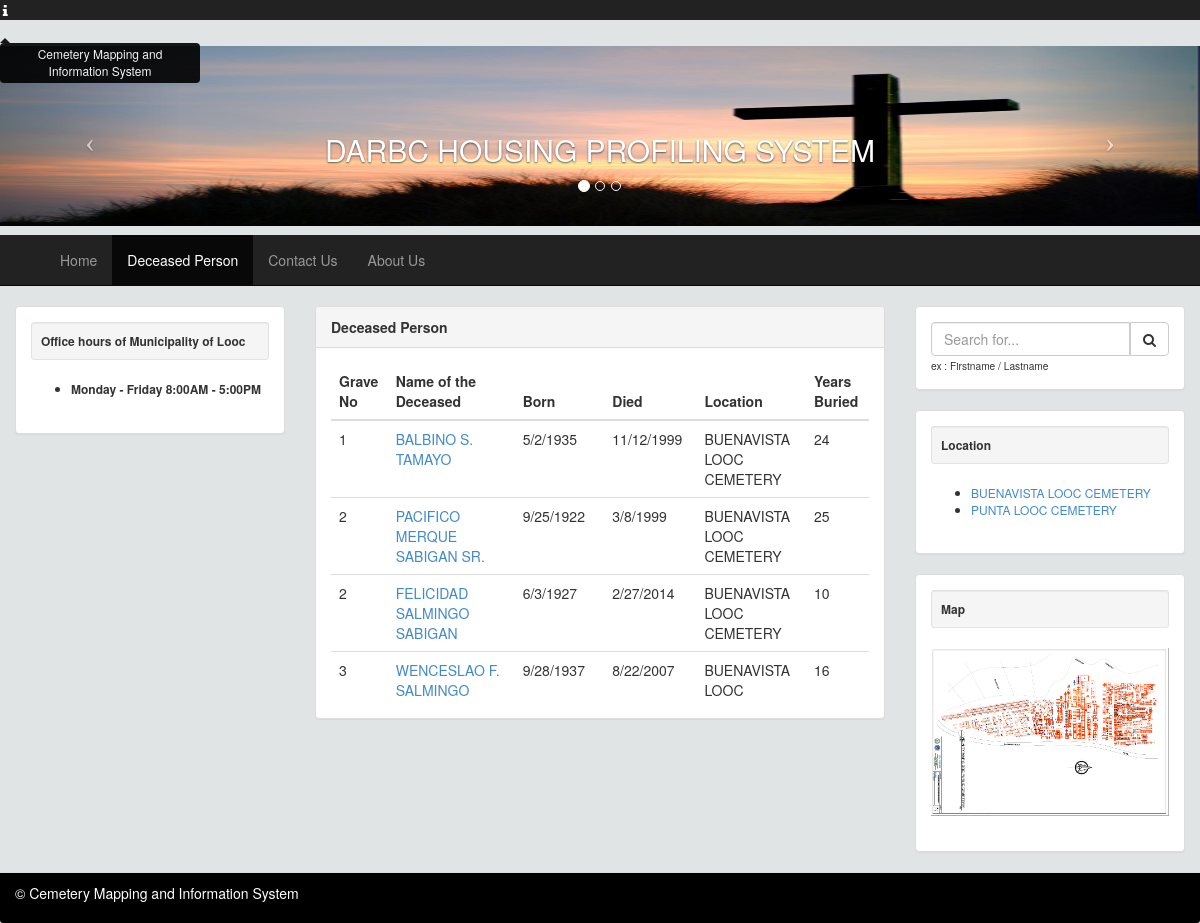
The app's page /index.php?q=person&location=BUENAVISTA LOOC CEMETERY with its own data.
### tables this page shows
CREATE TABLE IF NOT EXISTS `tblpeople` (
  `PEOPLEID` int(11) NOT NULL AUTO_INCREMENT,
  `GRAVENO` int(11) NOT NULL,
  `FNAME` varchar(90) NOT NULL,
  `BORNDATE` varchar(30) NOT NULL,
  `DIEDDATE` varchar(30) NOT NULL,
  `CATEGORIES` varchar(30) NOT NULL,
  `LOCATION` varchar(90) NOT NULL,
  PRIMARY KEY (`PEOPLEID`)
);

### index.php (called while the page is built, shortened)
<?php
require_once ("include/initialize.php");
$view = (isset($_GET['q']) && $_GET['q'] != '') ? $_GET['q'] : '';
switch ($view) {
	case 'person' :
        $title="Deceased Person";
		break;
}
require_once("theme/templates.php");
?>

### include/database.php (called while the page is built, shortened)
<?php
class Database {
    var $sql_string = '';
    private $conn;
    public function open_connection() {
        $this->conn = mysqli_connect(server, user, pass);
        if (!$this->conn) {
            echo "Problem in database connection! Contact administrator!";
            exit();
        } else {
            $db_select = mysqli_select_db($this->conn, database_name);
        }
    }
    function setQuery($sql = '') {
        $this->sql_string = $sql;
    }
    function executeQuery() {
        $result = mysqli_query($this->conn, $this->sql_string);
        return $result;
    }
    private function confirm_query($result) {
        return $result;
    }
    function loadResultList($key = '') {
        $cur = $this->executeQuery();
        $array = array();
        while ($row = mysqli_fetch_object($cur)) {
            if ($key) {
                $array[$row->$key] = $row;
            } else {
                $array[] = $row;
            }
        }
        return $array;
    }
    public function num_rows($result_set) {
        return mysqli_num_rows($result_set);
    }
}
$mydb = new Database();
?>

### person.php (the view, shortened to what this page needs)
<?php
$search = isset( $_POST['search']) ? $_POST['search'] : "";
$location = isset($_GET['location']) ? $_GET['location'] : '';
?>
<div class="scrollxy">
<table id="" class="table">
	<thead>
		<tr>
			<th>Grave No</th>
			<th>Name of the Deceased</th>
			<th>Born</th>
			<th>Died</th>
			<th>Location</th>
			<th>Years Buried</th>
		</tr>
	</thead>
	<tbody>
		<?php
		if (isset($_GET['location'])) {
			if (isset($_GET['name'])) {
				$sql = "SELECT * FROM tblpeople WHERE LOCATION='".$location."' AND GRAVENO = '".$_GET['graveno']."' AND FNAME ='".$_GET['name']."'";
				$mydb->setQuery($sql);
				$cur = $mydb->executeQuery();
				$numrows = $mydb->num_rows($cur);
			}else{
				$sql = "SELECT * FROM tblpeople WHERE LOCATION='".$location."'";
				$mydb->setQuery($sql);
				$cur = $mydb->executeQuery();
				$numrows = $mydb->num_rows($cur);
			}
		}elseif (isset( $_POST['search'])){
			$sql = "SELECT * FROM tblpeople WHERE FNAME LIKE '%".$search."%'";
			$mydb->setQuery($sql);
			$cur = $mydb->executeQuery();
			$numrows = $mydb->num_rows($cur);
		}else{
			$sql = "SELECT * FROM tblpeople";
			$mydb->setQuery($sql);
			$cur = $mydb->executeQuery();
			$numrows = $mydb->num_rows($cur);
		}
	if ($numrows > 0) {
	  		$cur = $mydb->loadResultList();
			foreach ($cur as $res) {
  @$formatdate = date_format(date_create($res->DIEDDATE),'m/d/Y');
  $birthDate = $formatdate;
  $birthDate = explode("/", $birthDate);
  @$age = (date("md", date("U", mktime(0, 0, 0, $birthDate[0], $birthDate[1], $birthDate[2]))) > date("md")
    ? ((date("Y") - $birthDate[2]) - 1)
    : (date("Y") - $birthDate[2]));
				echo '<tr>';
				echo '<td>'.$res->GRAVENO.'</td>';
				echo '<td><a href="index.php?q=person&graveno='.$res->GRAVENO.'&name='.$res->FNAME.'&location='.$res->LOCATION.'&section='.$res->CATEGORIES.'">'. $res->FNAME.'</a></td>';
				echo '<td>'.$res->BORNDATE.'</td>';
				echo '<td>'.$res->DIEDDATE.'</td>';
				echo '<td>'.$res->LOCATION.'</td>';
				echo '<td>'.$age.'</td>';
				echo '</tr>';
			}
		}else{
				echo '<tr>';
				echo '<td colspan="5" style="text-align:center">No Record Found!</td>';
				echo '</tr>';
		}
		?>
	</tbody>
</table>
</div>

### theme/templates.php (shortened to what this page needs)
<!DOCTYPE html>
<html lang="en">
<head>
 <link href="<?php echo web_root; ?>css/bootstrap.min.css" rel="stylesheet">
    <link href="<?php echo web_root; ?>font/css/font-awesome.min.css" rel="stylesheet" type="text/css">
  <link href="<?php echo web_root; ?>font/font-awesome.min.css" rel="stylesheet" type="text/css">
    <link href="<?php echo web_root; ?>css/dataTables.bootstrap.css" rel="stylesheet">
<link href="<?php echo web_root; ?>css/bootstrap-datetimepicker.min.css" rel="stylesheet" media="screen">
<link href="<?php echo web_root; ?>css/ekko-lightbox.css" rel="stylesheet">
 <link href="<?php echo web_root; ?>css/modern.css" rel="stylesheet">
 <link href="<?php echo web_root; ?>css/costum.css" rel="stylesheet">
</head>
<body style="background-color:#e0e4e5" onload="totalprice()" >
<div class="navbar-fixed-top navbar-inverse  "    role="navigation">
  <div class="container">
      <div  class="collapse navbar-collapse  smMenu ">
        <ul class="navbar-nav p navbar-left tooltip-demo" style="margin-left:-8%;">
            <li class="dropdown dropdown-toggle ">
              <a  data-toggle="tooltip" data-placement="bottom" title="Cemetery Mapping and Information System"   href="#">
               <i class="fa fa-info fa-fw"> </i>
              </a>
            </li>
          </ul>
      </div>
  </div>
</div>
 <div class=" " style=" margin-top:-2%">
    <div class="col-md-12" style="margin-bottom: 9px; ">
     <div class="row ">
        <?php require_once 'banner.php'; ?>
     </div>
    </div>
   </div>
 <div class="navbar navbar-static-top navbar-inverse  "    role="navigation">
      <div class="container ">
        <div class="collapse navbar-collapse bigMenu" style="float:left" >
          <ul class="nav navbar-nav" >
            <li class="dropdown dropdown-toggle <?php echo ($_GET['q']=='') ? "active" : false;?> ">
              <a href="<?php echo web_root.'index.php'; ?>"> Home</a>
            </li>
            <li class="dropdown dropdown-toggle <?php echo ($_GET['q']=='person') ? "active" : false;?> ">
              <a href="<?php echo web_root.'index.php?q=person'; ?>"> Deceased Person</a>
            </li>
            <li class="dropdown-toggle <?php echo ($_GET['q']=='contact') ? "active" : false;?>">
              <a href="<?php echo web_root.'index.php?q=contact';  ?>"> Contact Us</a>
            </li>
             <li class="dropdown-toggle <?php echo ($_GET['q']=='about') ? "active" : false;?>">
              <a href="<?php echo web_root.'index.php?q=about';  ?>"> About Us</a>
            </li>
          </ul>
        </div>
    </div>
  </div>
<div class="container">
        <div class="row">
          <div id="page-wrapper">
               <?php
          if($title=='Profile' or $title=='Track Order' ){
                echo ' <div class="row">';
                require_once $content;
                echo ' </div><br/>';
              }else{
   ?>
   <?php if (!isset($_GET['graveno'])): ?>
            <div class="row">
              <div class="col-lg-3">
                  <?php
                    require_once "leftbar.php";
                  ?>
              </div>
              <div class="col-lg-6">
                <div class="panel panel-default">
                  <div class="panel-heading">
                  <b><?php
                       echo  $title . (isset($cur->TYPES) ?  '  |  ' .$cur->TYPES : '' )?></b>
                  </div>
                  <div class="panel-body">
                    <?php require_once $content; ?>
                  </div>
              </div>
            </div>
           <div class="col-lg-3">
                  <?php
                    require_once "sidebar.php";
                  ?>
             </div>
        </div>
         <?php endif ?>
        <?php }
?>
       </div>
      </div>
  </div>
 <footer class="panel-footer" style="background-color:#000;color:white" >
            <p align="left" >&copy; Cemetery Mapping and Information System</p>
         </footer>
</body>
</html>

### banner.php (shortened to what this page needs)
     <header id="myCarousel" class="carousel slide">
        <ol class="carousel-indicators">
            <li data-target="#myCarousel" data-slide-to="0" class="active"></li>
            <li data-target="#myCarousel" data-slide-to="1"></li>
            <li data-target="#myCarousel" data-slide-to="2"></li>
        </ol>
        <div class="carousel-inner">
            <div class="item active">
                    <img  src="<?php echo web_root ;?>img/thecross.jpg"   />
                <div class="carousel-caption">
                    <h2>DARBC HOUSING PROFILING SYSTEM</h2>
                </div>
            </div>
        </div>
        <a class="left carousel-control" href="#myCarousel" data-slide="prev">
            <span class="icon-prev"></span>
        </a>
        <a class="right carousel-control" href="#myCarousel" data-slide="next">
            <span class="icon-next"></span>
        </a>
</header>

### leftbar.php
 <div class="row" style="font-size: 12px">
  <div class="col-md-12">
        <div class="panel panel-default" >
    <div class="panel-body">
    <div class="list-group">
     <div class="well well-sm "><b>   Office hours of Municipality of Looc </b> </div>
        <ul >
            <li>
              <b>Monday - Friday 8:00AM - 5:00PM </b>
            </li>
         </ul>
      </div>
   </div>
</div>
  </div>
 </div>

### sidebar.php (shortened to what this page needs)
<div class="row" style="font-size: 12px">
  <div class="col-md-12">
    <div class="panel panel-default">
    <div class="panel-body">
     <form action="index.php?q=person" method="post">
       <div class="input-group custom-search-form">
            <input type="search" class="form-control" name="search" placeholder="Search for...">
            <span class="input-group-btn">
                <button class="btn btn-default" id="btnsearch" name="btnsearch" type="submit">
                    <i class="fa fa-search"></i>
                </button>
            </span>
        </div>
      </form>
      <small>ex : Firstname / Lastname  </small>
    </div>
</div>
     <div class="panel panel-default">
        <div class="panel-body">
        <div class="list-group">
         <div class="well well-sm "><b> Location </b> </div>
            <ul >
                <li><a href="index.php?q=person&location=BUENAVISTA LOOC CEMETERY">BUENAVISTA LOOC CEMETERY</a></li>
                <li><a href="index.php?q=person&location=PUNTA LOOC CEMETERY">PUNTA LOOC CEMETERY</a></li>
             </ul>
          </div>
       </div>
    </div>
   <div class="panel panel-default stretch">
    <div class="panel-body">
    <div class="list-group">
     <div class="well well-sm "><b> Map </b> </div>
              <img src="img/map.png">
      </div>
   </div>
</div>
  </div>
</div>

### css/modern.css (style rules this page uses)
header.carousel { height: 50%; }
header.carousel .item > img, header.carousel .item.active , header.carousel .carousel-inner { height: 180px; }

### css/costum.css (style rules this page uses)
body { padding-top: 70px; }
footer { padding-left: 15px; padding-right: 15px; }

### theme/templates.php (style rules this page uses)
.p { color: white; margin-bottom: 0; margin-top: 0; list-style: none; }

### banner.php (style rules this page uses)
.item { width: 100%; }
.item img { width: 100%; height: 100%; }

### person.php (style rules this page uses)
.scrollxy { width: auto; height:340px; overflow: auto; }

### sidebar.php (style rules this page uses)
.stretch { width: auto; height: auto; }
.stretch img { width: 100%; height: 100%; }

### records on screen
tblpeople: GRAVENO "1", FNAME "BALBINO S. TAMAYO", BORNDATE "5/2/1935", DIEDDATE "11/12/1999", LOCATION "BUENAVISTA LOOC CEMETERY", DIEDDATE "24"
tblpeople: GRAVENO "2", FNAME "PACIFICO MERQUE SABIGAN SR.", BORNDATE "9/25/1922", DIEDDATE "3/8/1999", LOCATION "BUENAVISTA LOOC CEMETERY", DIEDDATE "25"
tblpeople: GRAVENO "2", FNAME "FELICIDAD SALMINGO SABIGAN", BORNDATE "6/3/1927", DIEDDATE "2/27/2014", LOCATION "BUENAVISTA LOOC CEMETERY", DIEDDATE "10"
tblpeople: GRAVENO "3", FNAME "WENCESLAO F. SALMINGO", BORNDATE "9/28/1937", DIEDDATE "8/22/2007", LOCATION "BUENAVISTA LOOC…", DIEDDATE "16"

### other values on screen
$title "Deceased Person"
